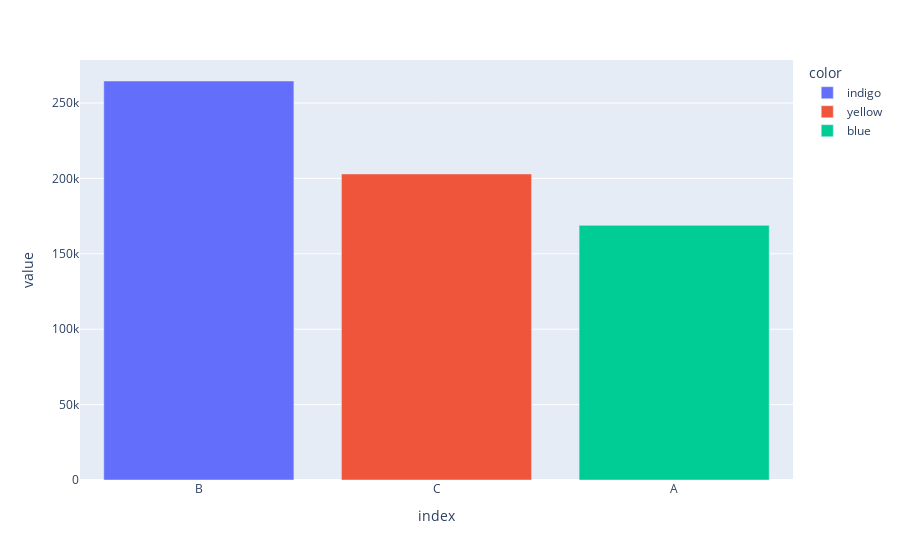

Here is the notebook cell this chart was saved with:
### Code cell
fig = px.bar(df.City_Category.value_counts(), color=['indigo','yellow','blue'])
fig

### Figure 1 — Plotly figure (JSON) as saved in the notebook; plotly's stock layout.template omitted (floating-point values rounded to 4 significant figures)
{"data": [{"alignmentgroup": "True", "hovertemplate": "color=indigo<br>index=%{x}<br>value=%{y}<extra></extra>", "legendgroup": "indigo", "marker": {"color": "#636efa", "pattern": {"shape": ""}}, "name": "indigo", "offsetgroup": "indigo", "orientation": "v", "showlegend": true, "textposition": "auto", "type": "bar", "x": ["B"], "xaxis": "x", "y": [264599], "yaxis": "y"}, {"alignmentgroup": "True", "hovertemplate": "color=yellow<br>index=%{x}<br>value=%{y}<extra></extra>", "legendgroup": "yellow", "marker": {"color": "#EF553B", "pattern": {"shape": ""}}, "name": "yellow", "offsetgroup": "yellow", "orientation": "v", "showlegend": true, "textposition": "auto", "type": "bar", "x": ["C"], "xaxis": "x", "y": [202955], "yaxis": "y"}, {"alignmentgroup": "True", "hovertemplate": "color=blue<br>index=%{x}<br>value=%{y}<extra></extra>", "legendgroup": "blue", "marker": {"color": "#00cc96", "pattern": {"shape": ""}}, "name": "blue", "offsetgroup": "blue", "orientation": "v", "showlegend": true, "textposition": "auto", "type": "bar", "x": ["A"], "xaxis": "x", "y": [168881], "yaxis": "y"}], "layout": {"barmode": "relative", "legend": {"title": {"text": "color"}, "tracegroupgap": 0}, "margin": {"t": 60}, "xaxis": {"anchor": "y", "domain": [0, 1], "title": {"text": "index"}}, "yaxis": {"anchor": "x", "domain": [0, 1], "title": {"text": "value"}}}}
